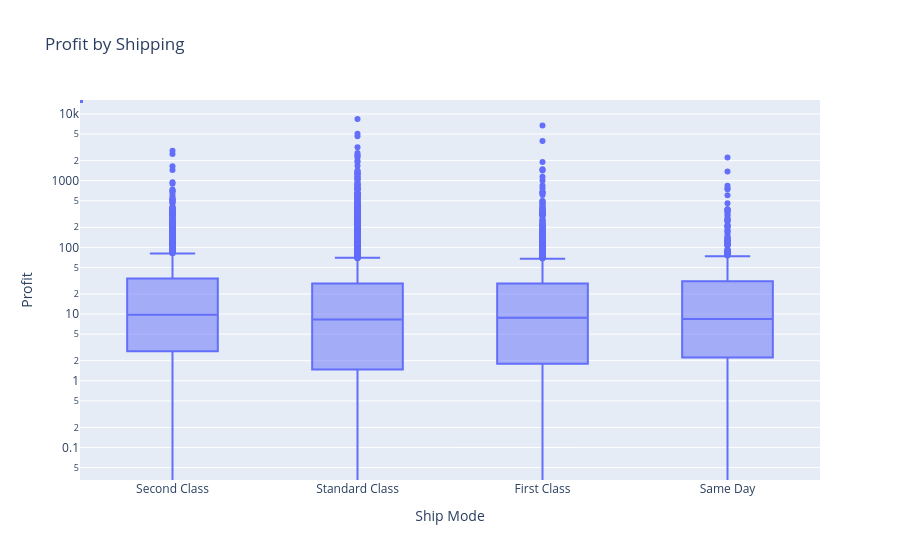

The cell this chart's notebook holds for it:
### Markdown cell above
15. Create a box plot to compare the different shipping modes based on total profit.

### Code cell
#Write your code here (15)
fig = px.box(superstore_order,x="Ship Mode",y='Profit',title= 'Profit by Shipping',log_y=True)
fig.show()

### Figure 1 — Plotly figure (JSON) as saved in the notebook; plotly's stock layout.template omitted (floating-point values rounded to 4 significant figures; data arrays with more than 128 entries replaced by an {"elided": "..."} marker saying what was removed)
{"data": [{"alignmentgroup": "True", "hovertemplate": "Ship Mode=%{x}<br>Profit=%{y}<extra></extra>", "legendgroup": "", "marker": {"color": "#636efa"}, "name": "", "notched": false, "offsetgroup": "", "orientation": "v", "showlegend": false, "type": "box", "x": {"elided": "8880 str values"}, "x0": " ", "xaxis": "x", "y": {"elided": "8880 float values"}, "y0": " ", "yaxis": "y"}], "layout": {"boxmode": "group", "legend": {"tracegroupgap": 0}, "title": {"text": "Profit by Shipping"}, "xaxis": {"anchor": "y", "domain": [0, 1], "title": {"text": "Ship Mode"}}, "yaxis": {"anchor": "x", "domain": [0, 1], "title": {"text": "Profit"}, "type": "log"}}}
